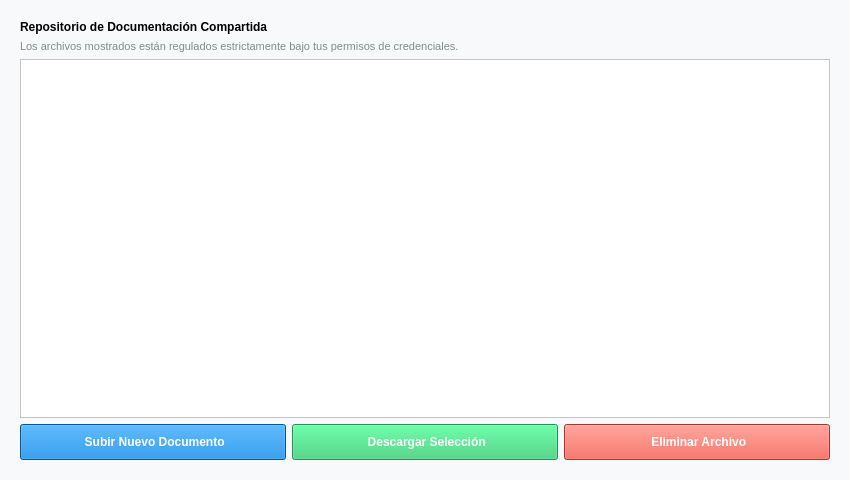
<?xml version="1.0" encoding="UTF-8"?>
<ui version="4.0">
 <class>ArchivosView</class>
 <widget class="QWidget" name="ArchivosView">
  <property name="geometry">
   <rect>
    <x>0</x>
    <y>0</y>
    <width>850</width>
    <height>480</height>
   </rect>
  </property>
  <property name="windowTitle">
   <string>SGA - Repositorio General de Documentos</string>
  </property>
  <property name="styleSheet">
   <string>background-color: #F8F9FA; font-family: 'Segoe UI', Arial;</string>
  </property>
  <layout class="QVBoxLayout" name="layout_principal">
   <property name="leftMargin"><number>20</number></property>
   <property name="topMargin"><number>20</number></property>
   <property name="rightMargin"><number>20</number></property>
   <property name="bottomMargin"><number>20</number></property>
   <item>
    <widget class="QLabel" name="lbl_titulo">
     <property name="font"><font><pointSize>14</pointSize><bold>true</bold></font></property>
     <property name="text"><string>Repositorio de Documentación Compartida</string></property>
    </widget>
   </item>
   <item>
    <widget class="QLabel" name="lbl_subtitulo">
     <property name="styleSheet"><string>color: #7F8C8D; font-size: 11px;</string></property>
     <property name="text"><string>Los archivos mostrados están regulados estrictamente bajo tus permisos de credenciales.</string></property>
    </widget>
   </item>
   <item>
    <widget class="QTableWidget" name="tabla_archivos">
     <property name="styleSheet"><string>background-color: white;</string></property>
    </widget>
   </item>
   <item>
    <layout class="QHBoxLayout" name="layout_botones">
     <item>
      <widget class="QPushButton" name="btn_subir">
       <property name="text"><string> Subir Nuevo Documento</string></property>
       <property name="styleSheet"><string>background-color: #0078D4; color: white; font-weight: bold; padding: 10px;</string></property>
      </widget>
     </item>
     <item>
      <widget class="QPushButton" name="btn_descargar">
       <property name="text"><string> Descargar Selección</string></property>
       <property name="styleSheet"><string>background-color: #2ECC71; color: white; font-weight: bold; padding: 10px;</string></property>
      </widget>
     </item>
     <item>
      <widget class="QPushButton" name="btn_eliminar">
       <property name="text"><string> Eliminar Archivo</string></property>
       <property name="styleSheet"><string>background-color: #E74C3C; color: white; font-weight: bold; padding: 10px;</string></property>
      </widget>
     </item>
    </layout>
   </item>
  </layout>
 </widget>
</ui>
